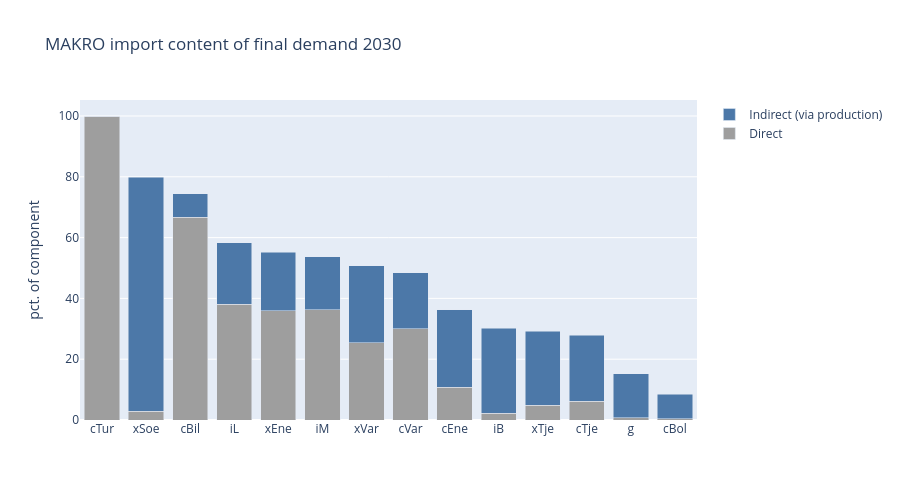

The notebook cell this image was saved under:
### Markdown cell above
## 6. Import content of final demand

The direct import share of a demand component is the imports delivered to it. The indirect share is the
imports used in the domestic production delivered to it, through all rounds of intermediate use (the Leontief
inverse of the domestic intermediate deliveries).

### Code cell
ic = io_viz.import_content(io_v, year)
ic = ic[ic['total'] > 0]                                   # foreign tourists' spending is zero in the IO table
ic.insert(0, 'label', [D_LABELS.get(d, '') for d in ic.index])
display(ic.style.format({'total': '{:,.1f}', 'direct_share': '{:.3f}', 'indirect_share': '{:.3f}', 'import_content': '{:.3f}'})
          .set_caption(f'Import content {year} (total in billion kr.)'))
io_viz.import_content_bar(ic, title=f'MAKRO import content of final demand {year}')

### Figure 1 — Plotly figure (JSON) as saved in the notebook; plotly's stock layout.template omitted (floating-point values rounded to 4 significant figures)
{"data": [{"customdata": ["cTur: Residents' tourism abroad", "xSoe: Exports of shipping", "cBil: Consumption of cars", "iL: Change in inventories", "xEne: Exports of energy", "iM: Investment in machinery", "xVar: Exports of goods", "cVar: Consumption of goods", "cEne: Consumption of energy", "iB: Investment in buildings", "xTje: Exports of services", "cTje: Consumption of services", "g: Public consumption", "cBol: Consumption of housing"], "hovertemplate": "%{customdata}: %{y:.1f}", "marker": {"color": "#9E9E9E"}, "name": "Direct", "type": "bar", "x": ["cTur", "xSoe", "cBil", "iL", "xEne", "iM", "xVar", "cVar", "cEne", "iB", "xTje", "cTje", "g", "cBol"], "y": [100.0, 2.885, 66.65, 38.07, 36.0, 36.26, 25.37, 29.98, 10.72, 2.157, 4.917, 6.232, 0.6976, 0.4366]}, {"customdata": ["cTur: Residents' tourism abroad", "xSoe: Exports of shipping", "cBil: Consumption of cars", "iL: Change in inventories", "xEne: Exports of energy", "iM: Investment in machinery", "xVar: Exports of goods", "cVar: Consumption of goods", "cEne: Consumption of energy", "iB: Investment in buildings", "xTje: Exports of services", "cTje: Consumption of services", "g: Public consumption", "cBol: Consumption of housing"], "hovertemplate": "%{customdata}: %{y:.1f}", "marker": {"color": "#4C78A8"}, "name": "Indirect (via production)", "type": "bar", "x": ["cTur", "xSoe", "cBil", "iL", "xEne", "iM", "xVar", "cVar", "cEne", "iB", "xTje", "cTje", "g", "cBol"], "y": [0.0, 76.96, 7.827, 20.24, 19.19, 17.44, 25.43, 18.46, 25.59, 28.02, 24.35, 21.58, 14.59, 7.995]}], "layout": {"barmode": "stack", "height": 500, "title": {"text": "MAKRO import content of final demand 2030"}, "yaxis": {"title": {"text": "pct. of component"}}}}
